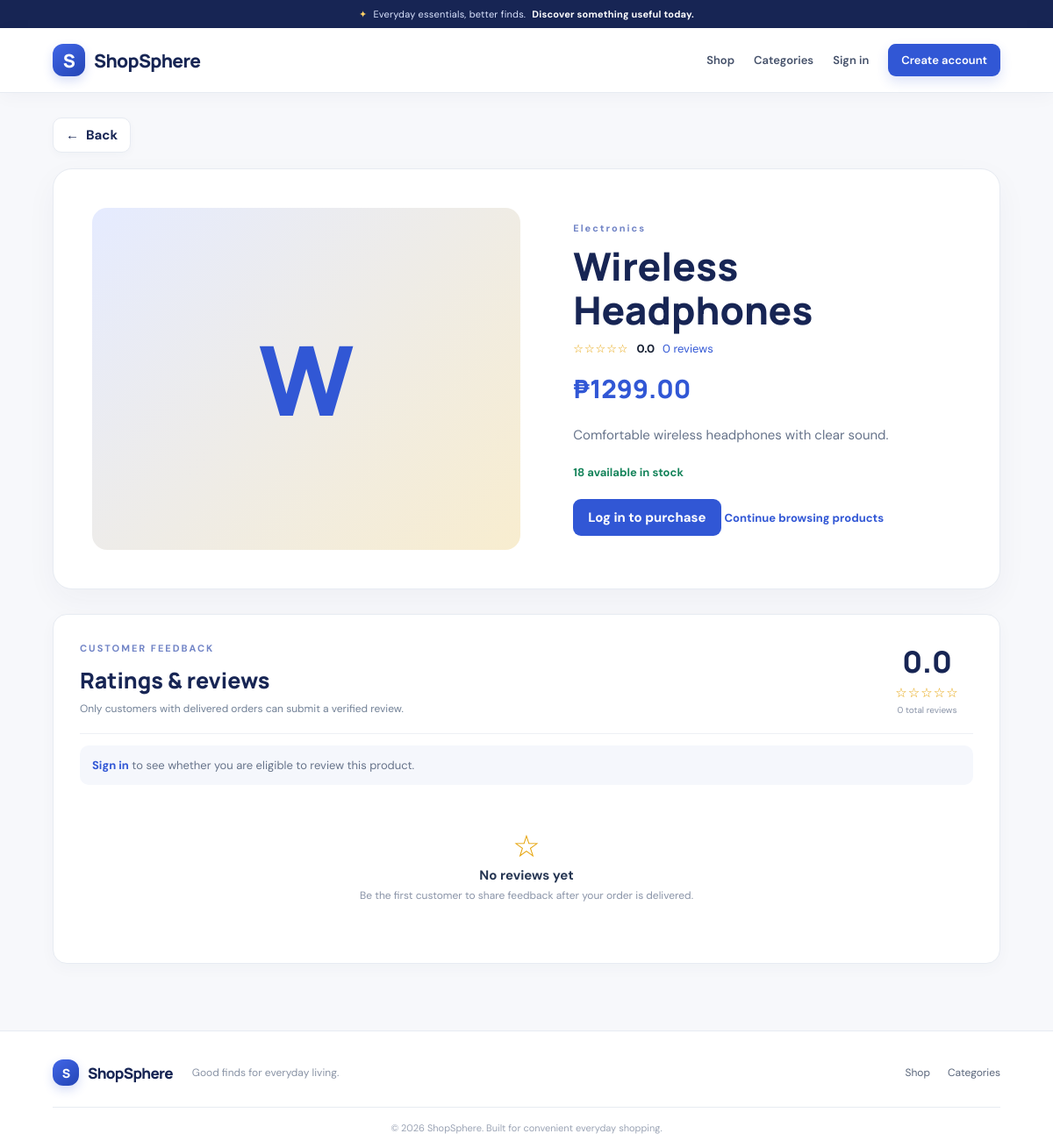
Page /product/1 on the committed database.
### tables this page shows
CREATE TABLE products (
            id INTEGER PRIMARY KEY AUTOINCREMENT,
            name TEXT NOT NULL,
            description TEXT NOT NULL DEFAULT '',
            category TEXT NOT NULL DEFAULT 'General',
            price REAL NOT NULL CHECK(price >= 0),
            stock INTEGER NOT NULL DEFAULT 0 CHECK(stock >= 0),
            image_url TEXT NOT NULL DEFAULT '',
            active INTEGER NOT NULL DEFAULT 1 CHECK(active IN (0, 1)),
            created_at TEXT NOT NULL DEFAULT CURRENT_TIMESTAMP
        );

### app.py (the view, shortened to what this page needs)
@app.route("/product/<int:product_id>")
def product_detail(product_id):
    product = get_db().execute(
        "SELECT * FROM products WHERE id = ? AND active = 1", (product_id,)
    ).fetchone()
    if not product:
        abort(404)
    db = get_db()
    rating_summary = db.execute(
        "SELECT COALESCE(AVG(rating), 0) AS average_rating, COUNT(*) AS review_count FROM product_reviews WHERE product_id = ?",
        (product_id,)
    ).fetchone()
    reviews = db.execute(
        "SELECT r.*, u.full_name FROM product_reviews r JOIN users u ON u.id = r.user_id WHERE r.product_id = ? ORDER BY r.created_at DESC",
        (product_id,)
    ).fetchall()
    eligible_orders = []
    return render_template("product_detail.html", product=product,
                           rating_summary=rating_summary, reviews=reviews,
                           eligible_orders=eligible_orders)

### app.py (called while the page is built)
def get_db():
    if "db" not in g:
        g.db = sqlite3.connect(DATABASE, timeout=15)
        g.db.row_factory = sqlite3.Row
        g.db.execute("PRAGMA foreign_keys = ON")
        g.db.execute("PRAGMA busy_timeout = 15000")
    return g.db

@app.before_request
def protect_post_requests():
    if request.method == "POST":
        sent = request.form.get("_csrf_token", "")
        expected = session.get("_csrf_token", "")
        if not sent or not expected or not secrets.compare_digest(sent, expected):
            abort(400, description="Your form session expired. Please go back, refresh, and try again.")

@app.context_processor
def inject_globals():
    count = 0
    if session.get("user_id"):
        row = get_db().execute(
            "SELECT COALESCE(SUM(quantity), 0) FROM cart_items WHERE user_id = ?",
            (session["user_id"],)
        ).fetchone()
        count = row[0] if row else 0
    return {"cart_count": count, "current_year": datetime.now().year}

### templates/product_detail.html (shortened to what this page needs)
{% extends "base.html" %}
{% block content %}
<section class="detail-layout">
  <div class="detail-image-wrap">
    <div class="image-fallback detail-fallback" {% if product.image_url %}style="display:none"{% endif %}>{{ product.name[:1] }}</div>
  </div>
  <div class="detail-info">
    <p class="eyebrow">{{ product.category }}</p>
    <h1>{{ product.name }}</h1>
    <div class="product-rating-summary" aria-label="{{ '%.1f'|format(rating_summary.average_rating) }} out of 5 stars">
      <span class="rating-stars">{% for star in range(1, 6) %}{{ '★' if star <= (rating_summary.average_rating|round(0, 'floor')|int) else '☆' }}{% endfor %}</span>
      <strong>{{ '%.1f'|format(rating_summary.average_rating) }}</strong>
      <a href="#reviews">{{ rating_summary.review_count }} review{% if rating_summary.review_count != 1 %}s{% endif %}</a>
    </div>
    <div class="detail-price">₱{{ '%.2f'|format(product.price) }}</div>
    <p class="detail-description">{{ product.description or 'No additional description is available for this product.' }}</p>
    <p class="detail-stock {% if product.stock <= 0 %}out-text{% endif %}">{% if product.stock > 0 %}{{ product.stock }} available in stock{% else %}Currently unavailable{% endif %}</p>
    {% if product.stock > 0 %}
      {% if session.get('user_id') %}
      <form class="detail-cart-form" method="post" action="{{ url_for('add_to_cart', product_id=product.id) }}">
        <input type="hidden" name="_csrf_token" value="{{ csrf_token() }}">
        <label for="quantity">Quantity</label><input id="quantity" type="number" name="quantity" min="1" max="{{ product.stock }}" value="1">
        <button class="btn btn-primary" type="submit">Add to cart <span aria-hidden="true">＋</span></button>
      </form>
      {% else %}<a class="btn btn-primary" href="{{ url_for('login') }}">Log in to purchase</a>{% endif %}
    {% else %}<button class="btn btn-primary" disabled>Out of stock</button>{% endif %}
    <a class="detail-continue" href="{{ url_for('home') }}">Continue browsing products</a>
  </div>
</section>
<section class="reviews-section panel" id="reviews">
  <div class="reviews-heading"><div><p class="eyebrow">CUSTOMER FEEDBACK</p><h2>Ratings & reviews</h2><p class="muted">Only customers with delivered orders can submit a verified review.</p></div>
    <div class="reviews-score"><strong>{{ '%.1f'|format(rating_summary.average_rating) }}</strong><span class="rating-stars">{% for star in range(1, 6) %}{{ '★' if star <= (rating_summary.average_rating|round(0, 'floor')|int) else '☆' }}{% endfor %}</span><small>{{ rating_summary.review_count }} total review{% if rating_summary.review_count != 1 %}s{% endif %}</small></div></div>
  {% if eligible_orders %}
    <div class="review-form-wrap"><h3>Write a review</h3>
      {% for order in eligible_orders %}
      <form class="review-form" method="post" action="{{ url_for('submit_review', product_id=product.id) }}">
        <input type="hidden" name="_csrf_token" value="{{ csrf_token() }}">
        <label for="order-{{ order.id }}">Delivered order</label><select id="order-{{ order.id }}" name="order_id" required><option value="{{ order.id }}">{{ order.order_number }}</option></select>
        <label for="rating-{{ order.id }}">Your rating</label><select id="rating-{{ order.id }}" name="rating" required><option value="">Choose stars</option><option value="5">★★★★★ — Excellent</option><option value="4">★★★★☆ — Very good</option><option value="3">★★★☆☆ — Good</option><option value="2">★★☆☆☆ — Fair</option><option value="1">★☆☆☆☆ — Poor</option></select>
        <label for="comment-{{ order.id }}">Your review (optional)</label><textarea id="comment-{{ order.id }}" name="comment" maxlength="1000" rows="3" placeholder="Share your experience with this product..."></textarea>
        <button class="btn btn-primary" type="submit">Submit verified review</button>
      </form>
      {% endfor %}
    </div>
  {% elif session.get('user_id') %}
    <p class="review-hint">You can write a review after an order containing this product has been marked as Delivered.</p>
  {% else %}<p class="review-hint"><a href="{{ url_for('login') }}">Sign in</a> to see whether you are eligible to review this product.</p>{% endif %}
  <div class="review-list">
    {% for review in reviews %}
    <article class="review-item"><div class="review-item-top"><div><strong>{{ review.full_name }}</strong><span class="verified-label">✓ Verified purchase</span></div><span class="rating-stars">{% for star in range(1, 6) %}{{ '★' if star <= review.rating else '☆' }}{% endfor %}</span></div>
      {% if review.comment %}<p>{{ review.comment }}</p>{% else %}<p class="muted">Customer left a star rating without a written comment.</p>{% endif %}
      <small class="muted">{{ review.created_at }}</small>
      {% if session.get('user_id') == review.user_id %}<form method="post" action="{{ url_for('delete_review', product_id=product.id, review_id=review.id) }}" onsubmit="return confirm('Delete your review?')"><input type="hidden" name="_csrf_token" value="{{ csrf_token() }}"><button class="review-delete" type="submit">Delete my review</button></form>{% endif %}
    </article>
    {% else %}<div class="review-empty"><span>☆</span><strong>No reviews yet</strong><p>Be the first customer to share feedback after your order is delivered.</p></div>{% endfor %}
  </div>
</section>
{% endblock %}

### static/css/style.css (style rules this page uses)
:root { --navy:#172554;--blue:#3157d5;--blue2:#2445b5;--ink:#172033;--muted:#718096;--line:#e7ebf2;--bg:#f6f8fc;--yellow:#ffd166;--green:#16845b }
* { box-sizing:border-box }
body { margin:0;background:var(--bg);color:var(--ink);font-family:'DM Sans',sans-serif;font-size:15px }
a { color:var(--blue);text-decoration:none }
.eyebrow { font-size:11px;letter-spacing:2px;font-weight:700;color:#7184c6;margin:0 0 12px }
.btn { display:inline-flex;align-items:center;justify-content:center;border:0;border-radius:9px;padding:11px 17px;font-weight:700;cursor:pointer;transition:.18s;text-decoration:none }
.btn-primary { background:var(--blue);color:white }
.image-fallback { width:100%;height:100%;place-items:center;background:linear-gradient(135deg,#e5ebff,#f8edcf);color:#3157d5;font:800 70px Manrope }
.panel,.summary-card,.auth-card { background:#fff;border:1px solid var(--line);border-radius:16px;padding:24px;box-shadow:0 5px 18px #24345a08 }
.cart-description span,.muted { color:var(--muted);font-size:13px }
.summary-card h2,.panel h2 { font:700 19px Manrope;margin:0 0 18px }
.detail-layout { display:grid;grid-template-columns:minmax(0,1.05fr) minmax(320px,.95fr);gap:clamp(28px,5vw,64px);align-items:center;background:#fff;border:1px solid var(--line);border-radius:22px;padding:clamp(20px,4vw,44px);box-shadow:0 12px 35px #24345a0b }
.detail-image-wrap { position:relative;min-height:390px;border-radius:17px;background:linear-gradient(145deg,#f1f4fb,#e9eef9);overflow:hidden;display:grid;place-items:center }
.detail-fallback { min-height:390px;font-size:110px }
.detail-info .eyebrow { margin-bottom:12px }
.detail-info h1 { font:800 clamp(30px,4vw,44px)/1.12 Manrope;margin:0 0 16px;color:var(--navy) }
.detail-price { font:800 29px Manrope;color:var(--blue);margin-bottom:20px }
.detail-description { color:#66738a;line-height:1.8;font-size:15px }
.detail-stock { font-size:13px;color:var(--green);font-weight:700;margin:20px 0 }
.detail-continue { display:inline-block;margin-top:15px;font-size:13px;font-weight:700;color:var(--blue) }
:root { --navy:#172554;--blue:#3157d5;--blue2:#2445b5;--ink:#172033;--muted:#718096;--line:#e7ebf2;--bg:#f7f8fb;--yellow:#ffd166;--green:#16845b;--ease:cubic-bezier(.22,.8,.25,1) }
html { scroll-behavior:smooth;scroll-padding-top:105px }
body { background:#f7f8fb }
.rating-stars { color:#e5a000;letter-spacing:1px;white-space:nowrap }
.product-rating-summary { display:flex;align-items:center;gap:9px;margin:-5px 0 17px;font-size:13px }
.product-rating-summary a { color:#3157d5;text-decoration:none }
.reviews-section { margin:28px 0 45px;padding:clamp(18px,3vw,30px) }
.reviews-heading { display:flex;justify-content:space-between;align-items:center;gap:18px;padding-bottom:20px;border-bottom:1px solid #edf0f5 }
.reviews-heading h2 { font:800 25px Manrope;color:#172554;margin:3px 0 7px }
.reviews-heading .muted { font-size:12px;margin:0 }
.reviews-score { display:grid;justify-items:center;gap:3px;min-width:105px }
.reviews-score>strong { font:800 34px Manrope;color:#172554 }
.reviews-score small { font-size:10px;color:#8993a7 }
.review-hint { padding:14px;border-radius:10px;background:#f5f7fc;color:#66738a;font-size:13px }
.review-hint a { color:#3157d5;font-weight:700 }
.review-list { display:grid }
.review-empty { display:grid;justify-items:center;text-align:center;padding:34px 12px;color:#8993a7 }
.review-empty>span { font-size:35px;color:#e5a000 }
.review-empty strong { color:#263653 }
.review-empty p { font-size:12px;margin:5px 0 }

### rows in the picture
products: name "W", category "Electronics", name "Wireless Headphones", price "1299.00", description "Comfortable wireless headphones with clear sound.", stock "18"

### other values in the picture
{{ '%.1f'|format(rating_summary.average_rating) }} "0.0"
{{ rating_summary.review_count }} "0"
